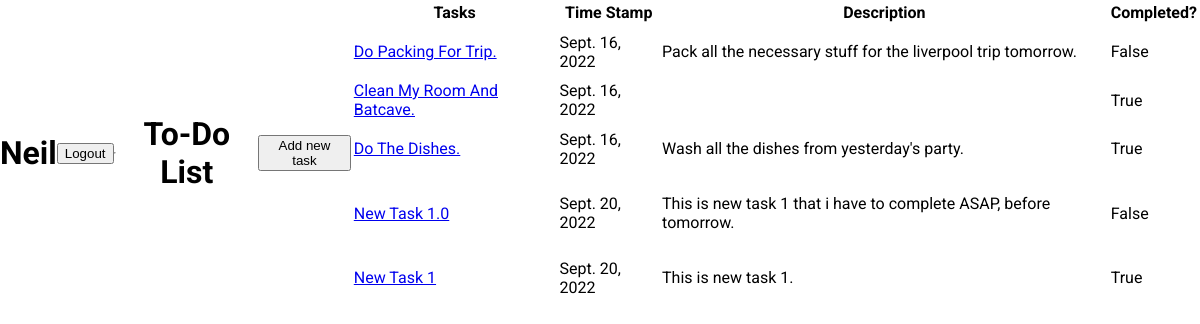
The page /To-Do-Tasks (signed in) on the database as committed earlier.
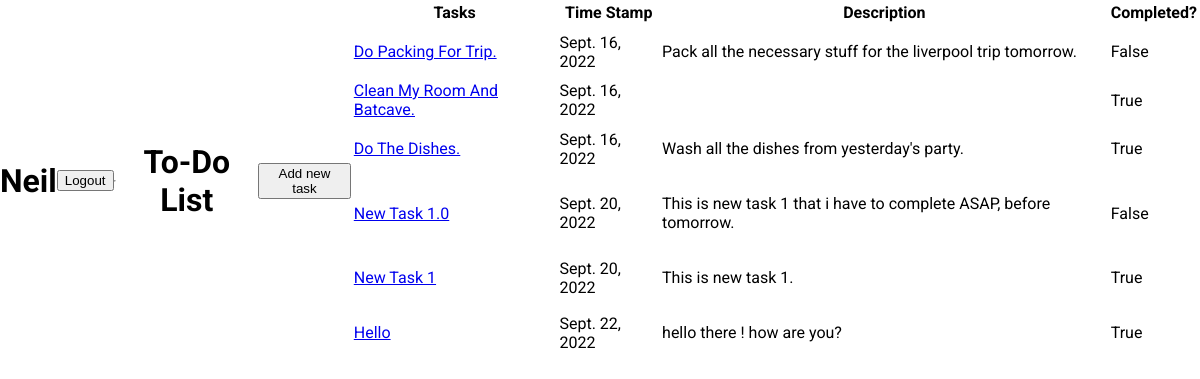
The same page on the database as committed later.
### todo/models.py (models this page shows, shortened)
class Task(models.Model):
    user = models.ForeignKey(User, on_delete= models.CASCADE, db_index=True)
    timestamp = models.DateTimeField(auto_now_add=True)
    title = models.CharField(max_length= 100)
    description = models.TextField(max_length= 250, null= True, blank=True)
    complete = models.BooleanField(default=False)
    class Meta:
        ordering = ["complete"]

### todo/views.py (the view)
# urls.py: path("To-Do-Tasks", views.TodoTaskView.as_view(), name= "todoPage"),
class TodoTaskView(LoginRequiredMixin, ListView):
    template_name = "todo/todo.html"
    model = models.Task
    context_object_name = "tasks"
    ordering = ["timestamp"]
    def get_context_data(self, **kwargs):
        context = super().get_context_data(**kwargs)
        context["tasks"] = context["tasks"].filter(user=self.request.user)
        return context

### todo/templates/todo/todo.html (shortened to what this page needs)
{% extends "base.html" %}
{% load static %}
{% block cssFiles %}
    <link rel="stylesheet" href="{% static 'todo/todo.css' %}">
{% endblock %}
{% block content %}
    {% if request.user.is_authenticated %}
        <h1>{{ request.user|title}}</h1>
        <a href="{% url 'logoutPage' %}"><button> Logout </button></a>
    {% endif %}
        <hr>
        <h1> To-Do List </h1>
        <div class="linkButtons">
            <a href="{% url 'enterTaskDetails' %}"><button> Add new task </button></a>
        </div>
        <br>
        <div class="taskListUl">
            <table>
                <tr>
                    <th> Tasks </th>
                    <th> Time Stamp</th>
                    <th> Description </th>
                    <th>Completed?</th>
                </tr>
                {% for task in tasks %}
                    <tr>
                        <td>
                            <a href="{% url 'taskInDetail' task.pk %}">{{ task.title|title }}</a>
                        </td>
                        <td>
                            {{ task.timestamp.date }}
                        </td>
                        <td>
                            <p>
                                {{ task.description }}
                            </p>
                        </td>
                        <td>
                            {{ task.complete }}
                        </td>
                    </tr>
                {% empty %}
                    <h3> No items entered in the list to display. </h3>
                {% endfor %}
            </table>
        </div>
{% endblock %}

Rows that differ between the two databases and show on the page:
added Task: title "Hello", timestamp "Sept. 22, 2022", description "hello there ! how are you?", complete "True"
